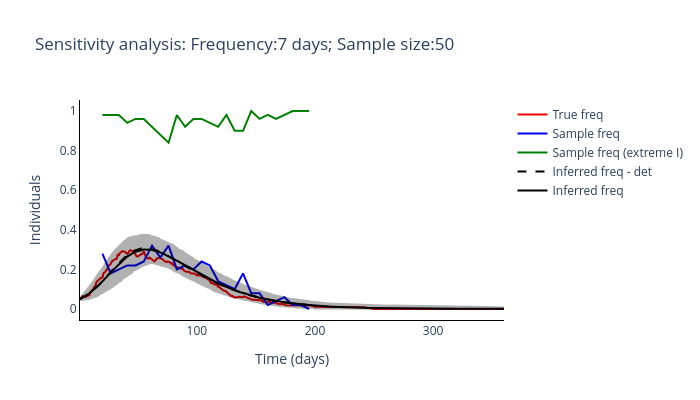

Notebook code for this chart:
### Code cell
routine_run(freq_samplying_range[2], sample_size_range[3])

### Figure 1 — Plotly figure (JSON) as saved in the notebook; plotly's stock layout.template omitted (floating-point values rounded to 4 significant figures; data arrays with more than 128 entries replaced by an {"elided": "..."} marker saying what was removed)
{"data": [{"line": {"color": "red"}, "mode": "lines", "name": "True freq", "type": "scatter", "x": {"elided": "360 int values"}, "y": {"elided": "360 float values"}}, {"line": {"color": "blue"}, "mode": "lines", "name": "Sample freq", "type": "scatter", "x": [20, 27, 34, 41, 48, 55, 62, 69, 76, 83, 90, 97, 104, 111, 118, 125, 132, 139, 146, 153, 160, 167, 174, 181, 188, 195], "y": [0.28, 0.18, 0.2, 0.22, 0.22, 0.24, 0.32, 0.26, 0.32, 0.2, 0.22, 0.2, 0.24, 0.22, 0.14, 0.12, 0.1, 0.18, 0.08, 0.08, 0.02, 0.04, 0.06, 0.02, 0.02, 0]}, {"line": {"color": "green"}, "mode": "lines", "name": "Sample freq (extreme I)", "type": "scatter", "x": [20, 27, 34, 41, 48, 55, 62, 69, 76, 83, 90, 97, 104, 111, 118, 125, 132, 139, 146, 153, 160, 167, 174, 181, 188, 195], "y": [0.98, 0.98, 0.98, 0.94, 0.96, 0.96, 0.92, 0.88, 0.84, 0.98, 0.92, 0.96, 0.96, 0.94, 0.92, 0.98, 0.9, 0.9, 1, 0.96, 0.98, 0.96, 0.98, 1, 1, 1]}, {"line": {"color": "black", "dash": "dash"}, "mode": "lines", "name": "Inferred freq - det", "type": "scatter", "x": {"elided": "360 int values"}, "y": {"elided": "195 float values"}}, {"line": {"color": "black"}, "mode": "lines", "name": "Inferred freq", "type": "scatter", "x": {"elided": "360 int values"}, "y": {"elided": "360 float values"}}, {"fill": "toself", "fillcolor": "black", "line": {"color": "black"}, "mode": "lines", "name": "Inferred freq", "opacity": 0.3, "showlegend": false, "type": "scatter", "x": {"elided": "720 int values"}, "y": {"elided": "720 float values"}}], "layout": {"height": 400, "plot_bgcolor": "white", "title": {"text": "Sensitivity analysis: Frequency:7 days; Sample size:50"}, "width": 700, "xaxis": {"linecolor": "black", "title": {"text": "Time (days)"}}, "yaxis": {"linecolor": "black", "title": {"text": "Individuals"}}}}
